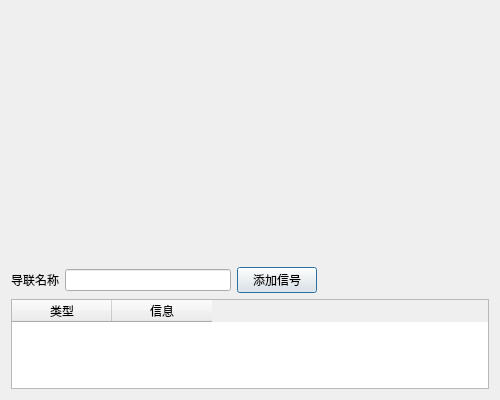
<?xml version="1.0" encoding="UTF-8"?>
<ui version="4.0">
 <class>ChannelSetting</class>
 <widget class="QDialog" name="ChannelSetting">
  <property name="geometry">
   <rect>
    <x>0</x>
    <y>0</y>
    <width>500</width>
    <height>400</height>
   </rect>
  </property>
  <property name="minimumSize">
   <size>
    <width>500</width>
    <height>400</height>
   </size>
  </property>
  <property name="maximumSize">
   <size>
    <width>500</width>
    <height>400</height>
   </size>
  </property>
  <property name="windowTitle">
   <string>导联设置</string>
  </property>
  <layout class="QVBoxLayout" name="verticalLayout_2">
   <item>
    <layout class="QGridLayout" name="gridLayout">
     <item row="1" column="1">
      <widget class="QLineEdit" name="m_lineedit_ch_name"/>
     </item>
     <item row="1" column="0">
      <widget class="QLabel" name="label">
       <property name="text">
        <string>导联名称</string>
       </property>
      </widget>
     </item>
     <item row="1" column="3">
      <spacer name="horizontalSpacer">
       <property name="orientation">
        <enum>Qt::Horizontal</enum>
       </property>
       <property name="sizeHint" stdset="0">
        <size>
         <width>40</width>
         <height>20</height>
        </size>
       </property>
      </spacer>
     </item>
     <item row="1" column="2">
      <widget class="QPushButton" name="m_pushButton_add_sig">
       <property name="text">
        <string>添加信号</string>
       </property>
      </widget>
     </item>
     <item row="0" column="0" colspan="4">
      <widget class="QChartView" name="m_chartview" native="true">
       <property name="minimumSize">
        <size>
         <width>340</width>
         <height>250</height>
        </size>
       </property>
       <property name="maximumSize">
        <size>
         <width>99999</width>
         <height>99999</height>
        </size>
       </property>
      </widget>
     </item>
     <item row="2" column="0" colspan="4">
      <widget class="QTableWidget" name="m_tableWidget_sig">
       <column>
        <property name="text">
         <string>类型</string>
        </property>
       </column>
       <column>
        <property name="text">
         <string>信息</string>
        </property>
       </column>
      </widget>
     </item>
    </layout>
   </item>
  </layout>
 </widget>
 <customwidgets>
  <customwidget>
   <class>QChartView</class>
   <extends>QWidget</extends>
   <header>qchartview.h</header>
   <container>1</container>
  </customwidget>
 </customwidgets>
 <resources/>
 <connections/>
</ui>
